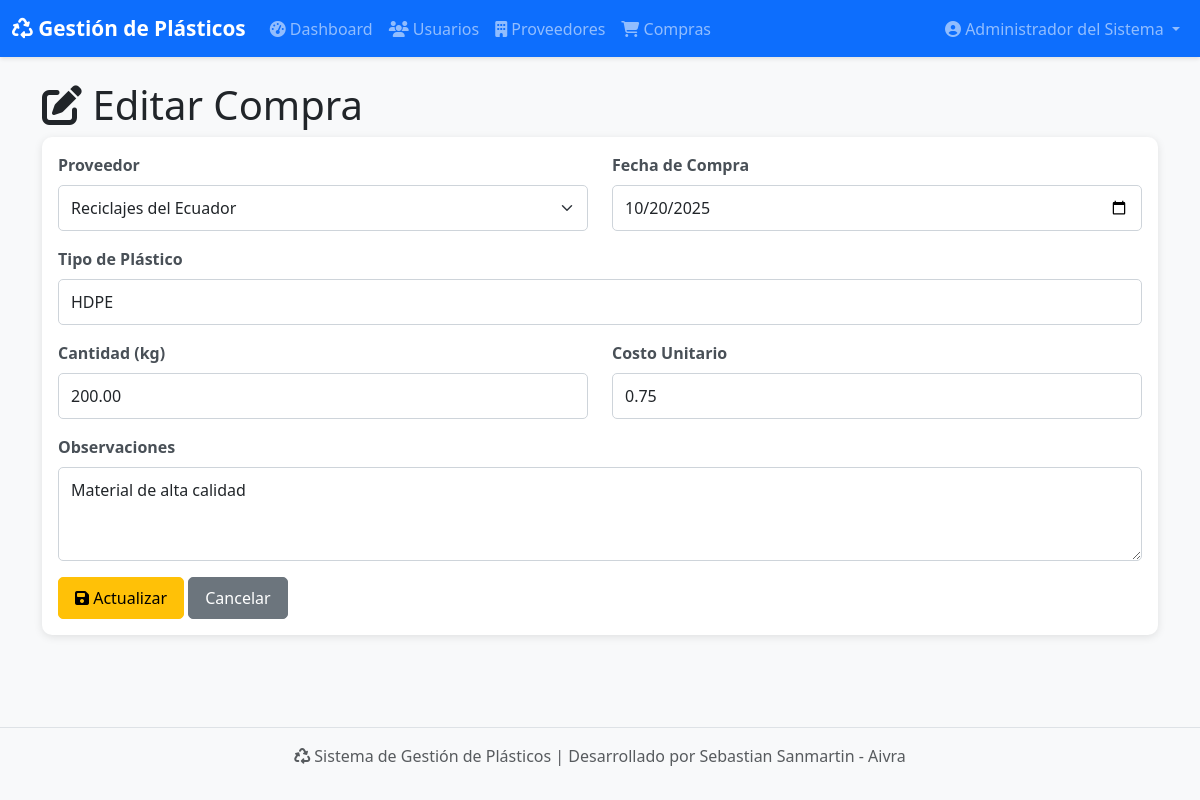
The page /views/compras/editar.php?id=2 (signed in) on the database its author committed.
### tables this page shows
CREATE TABLE IF NOT EXISTS compras (
    id_compra INT AUTO_INCREMENT PRIMARY KEY,
    id_usuario INT NOT NULL,
    id_proveedor INT NOT NULL,
    fecha_compra DATE NOT NULL,
    tipo_plastico VARCHAR(100) NOT NULL,
    cantidad_kg DECIMAL(10,2) NOT NULL,
    costo_unitario DECIMAL(10,2) NOT NULL,
    total DECIMAL(10,2) GENERATED ALWAYS AS (cantidad_kg * costo_unitario) STORED,
    observaciones TEXT,
    fecha_registro TIMESTAMP DEFAULT CURRENT_TIMESTAMP,
    FOREIGN KEY (id_usuario) REFERENCES usuarios(id_usuario) ON DELETE RESTRICT,
    FOREIGN KEY (id_proveedor) REFERENCES proveedores(id_proveedor) ON DELETE RESTRICT
);

CREATE TABLE IF NOT EXISTS proveedores (
    id_proveedor INT AUTO_INCREMENT PRIMARY KEY,
    nombre_empresa VARCHAR(150) NOT NULL,
    ruc VARCHAR(13) UNIQUE NOT NULL,
    telefono VARCHAR(15),
    direccion TEXT,
    fecha_registro TIMESTAMP DEFAULT CURRENT_TIMESTAMP
);

### config/conexion.php (called while the page is built, shortened)
<?php
class Database {
    private static $instance = null;
    private $conexion;
    private function __construct() {
        try {
            $dsn = "mysql:host=" . DB_HOST . ";port=" . DB_PORT . ";dbname=" . DB_NAME . ";charset=" . DB_CHARSET;
            $opciones = [
                PDO::ATTR_ERRMODE            => PDO::ERRMODE_EXCEPTION,
                PDO::ATTR_DEFAULT_FETCH_MODE => PDO::FETCH_ASSOC,
                PDO::ATTR_EMULATE_PREPARES   => false,
                PDO::MYSQL_ATTR_INIT_COMMAND => "SET NAMES utf8mb4"
            ];
            $this->conexion = new PDO($dsn, DB_USER, DB_PASS, $opciones);
        } catch (PDOException $e) {
            error_log("Error de conexión: " . $e->getMessage());
            die("Error al conectar con la base de datos. Por favor contacte al administrador.");
        }
    }
    public static function getInstance() {
        if (self::$instance === null) {
            self::$instance = new self();
        }
        return self::$instance;
    }
    public function getConexion() {
        return $this->conexion;
    }
}
function getDB() {
    return Database::getInstance()->getConexion();
}
?>

### controllers/ProveedorController.php (called while the page is built, shortened)
<?php
require_once __DIR__ . '/../models/Proveedor.php';
class ProveedorController {
    private $modelo;
    public function __construct() {
        $this->modelo = new Proveedor();
    }
    public function listar() {
        return $this->modelo->obtenerTodos();
    }
}
?>

### models/Proveedor.php (called while the page is built, shortened)
<?php
require_once __DIR__ . '/../config/conexion.php';
class Proveedor {
    private $db;
    public function __construct() {
        $this->db = getDB();
    }
    public function obtenerTodos() {
        try {
            $sql = "SELECT * FROM proveedores ORDER BY nombre_empresa ASC";
            $stmt = $this->db->query($sql);
            return $stmt->fetchAll();
        } catch (PDOException $e) {
            error_log("Error al obtener proveedores: " . $e->getMessage());
            return [];
        }
    }
}
?>

### controllers/CompraController.php (called while the page is built, shortened)
<?php
require_once __DIR__ . '/../models/Compra.php';
class CompraController {
    private $modelo;
    public function __construct() {
        $this->modelo = new Compra();
    }
    public function obtener($id) {
        $id = filter_var($id, FILTER_VALIDATE_INT);
        return $this->modelo->obtenerPorId($id);
    }
}
?>

### models/Compra.php (called while the page is built, shortened)
<?php
require_once __DIR__ . '/../config/conexion.php';
class Compra {
    private $db;
    public function __construct() {
        $this->db = getDB();
    }
    public function obtenerPorId($id) {
        try {
            $sql = "SELECT c.*,
                           u.nombre as nombre_usuario,
                           p.nombre_empresa as nombre_proveedor,
                           p.ruc
                    FROM compras c
                    INNER JOIN usuarios u ON c.id_usuario = u.id_usuario
                    INNER JOIN proveedores p ON c.id_proveedor = p.id_proveedor
                    WHERE c.id_compra = :id
                    LIMIT 1";
            $stmt = $this->db->prepare($sql);
            $stmt->execute(['id' => $id]);
            return $stmt->fetch();
        } catch (PDOException $e) {
            error_log("Error al obtener compra: " . $e->getMessage());
            return false;
        }
    }
}
?>

### views/compras/editar.php (the view, shortened to what this page needs)
<?php
require_once __DIR__ . '/../includes/funciones.php';
require_once __DIR__ . '/../../controllers/CompraController.php';
require_once __DIR__ . '/../../controllers/ProveedorController.php';
$compraController = new CompraController();
$proveedorController = new ProveedorController();
$id = $_GET['id'] ?? 0;
$compra = $compraController->obtener($id);
$proveedores = $proveedorController->listar();
?>
<div class="container py-4">
    <h1><i class="fas fa-edit"></i> Editar Compra</h1>
    <div class="card">
        <div class="card-body">
            <form method="POST">
                <div class="row">
                    <div class="col-md-6 mb-3">
                        <label class="form-label">Proveedor</label>
                        <select name="id_proveedor" class="form-select" required>
                            <?php foreach ($proveedores as $proveedor): ?>
                            <option value="<?php echo $proveedor['id_proveedor']; ?>"
                                    <?php echo $proveedor['id_proveedor'] == $compra['id_proveedor'] ? 'selected' : ''; ?>>
                                <?php echo htmlspecialchars($proveedor['nombre_empresa']); ?>
                            </option>
                            <?php endforeach; ?>
                        </select>
                    </div>
                    <div class="col-md-6 mb-3">
                        <label class="form-label">Fecha de Compra</label>
                        <input type="date" name="fecha_compra" class="form-control"
                               value="<?php echo $compra['fecha_compra']; ?>" required>
                    </div>
                </div>
                <div class="mb-3">
                    <label class="form-label">Tipo de Plástico</label>
                    <input type="text" name="tipo_plastico" class="form-control"
                           value="<?php echo htmlspecialchars($compra['tipo_plastico']); ?>" required>
                </div>
                <div class="row">
                    <div class="col-md-6 mb-3">
                        <label class="form-label">Cantidad (kg)</label>
                        <input type="number" name="cantidad_kg" class="form-control" step="0.01"
                               value="<?php echo $compra['cantidad_kg']; ?>" required>
                    </div>
                    <div class="col-md-6 mb-3">
                        <label class="form-label">Costo Unitario</label>
                        <input type="number" name="costo_unitario" class="form-control" step="0.01"
                               value="<?php echo $compra['costo_unitario']; ?>" required>
                    </div>
                </div>
                <div class="mb-3">
                    <label class="form-label">Observaciones</label>
                    <textarea name="observaciones" class="form-control" rows="3"><?php echo htmlspecialchars($compra['observaciones'] ?? ''); ?></textarea>
                </div>
                <button type="submit" class="btn btn-warning"><i class="fas fa-save"></i> Actualizar</button>
                <a href="/plasticos/views/compras/listar.php" class="btn btn-secondary">Cancelar</a>
            </form>
        </div>
    </div>
</div>

### assets/css/estilos.css (style rules this page uses)
:root { --primary-color: #667eea; --secondary-color: #764ba2; --success-color: #28a745; --danger-color: #dc3545; --warning-color: #ffc107; --info-color: #17a2b8; }
body { font-family: 'Segoe UI', Tahoma, Geneva, Verdana, sans-serif; background-color: #f8f9fa; }
.card { border: none; border-radius: 10px; box-shadow: 0 2px 8px rgba(0,0,0,0.1); margin-bottom: 20px; transition: transform 0.2s, box-shadow 0.2s; }
.btn { border-radius: 5px; padding: 8px 16px; font-weight: 500; transition: all 0.3s ease; }
.form-label { font-weight: 600; color: #495057; margin-bottom: 8px; }
.form-control, .form-select { border-radius: 5px; border: 1px solid #ced4da; padding: 10px 12px; transition: border-color 0.3s, box-shadow 0.3s; }
.card, .alert { animation: fadeIn 0.3s ease-in; }
input[type="date"], input[type="number"] { cursor: pointer; }

### rows shown on the page
compras: id_proveedor "Reciclajes del Ecuador", fecha_compra "10/20/2025", tipo_plastico "HDPE", cantidad_kg "200.00", costo_unitario "0.75", observaciones "Material de alta calidad"

### other values the page prints
$nombreUsuario "Administrador del Sistema"
